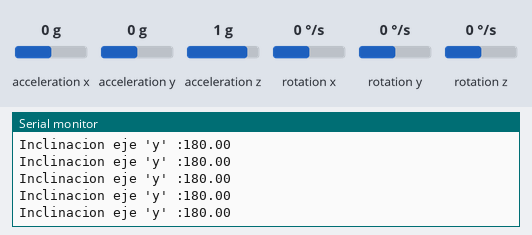
A sketch run on a simulated Arduino Uno, built with avr-gcc and run on an emulated ATmega328P. Parts: the last lines printed to the serial monitor. The test bench sets the inputs (shaded band); at power-on: rotation x 0 °/s, rotation z 0 °/s, acceleration x 0 g, acceleration y 0 g, acceleration z 1 g, rotation y 0 °/s.

Above: at 1.2 s.
1.3 s: rotation x set to 100 °/s
At 1.44 s:
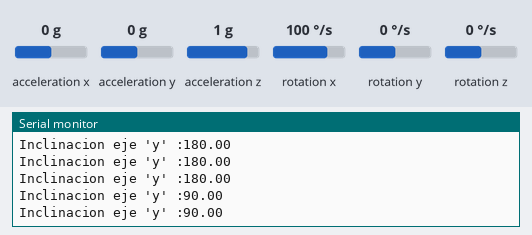
4.3 s: rotation z set to -192 °/s
At 4.3 s:
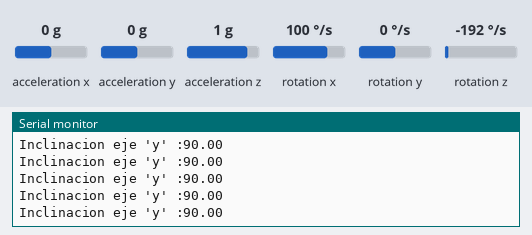
5.8 s: rotation z set to 0 °/s
At 5.83 s:
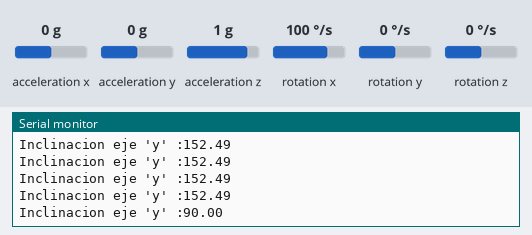
Timing chart, 0 to 8.8 s (numbered marks = the images above; inputs shaded):
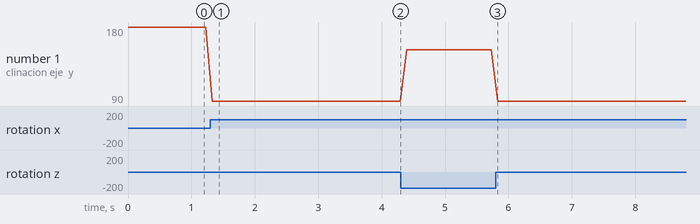

Measured:
- after the input at 1.3 s, the serial monitor: prints a new line at once (image 1)
- plotted number 1: 180 → 90 after the input at 1.3 s, 90 → 152.49 after the input at 4.3 s

The sketch:

ALTIMU-10.ino
```cpp
#include "ALTIMU-10.h"

/* Proyecto de arduino que es capaz de devolvernos
   la lectura del eje y del giroscopio del sensor
   ALTIMU-10 de Pololu */

ALTIMU10* gyro;

void setup() {

  gyro = new ALTIMU10();

}

void loop() {

  Serial.print("Inclinacion eje 'y' :");
  Serial.println(gyro->read_imu());

  _delay_ms(100);

}
```

ALTIMU-10.cpp
```cpp
#include "ALTIMU-10.h"
#include <Wire.h>


ALTIMU10::ALTIMU10() {
  Serial.begin(9600);
  Wire.begin();

  if (!imu.init())
  {
    Serial.println("La abuela ya estaba muerta");
    while (1);
  }
	imu.enableDefault();

}

ALTIMU10::~ALTIMU10(){/*L'avia morta que la tracti algu altre*/}

double ALTIMU10::read_imu() {

	imu.read(); //Lo que se lea del sensor va a parar a "imu"...

  return RAD_TO_DEG * (atan2(-imu.g.x, -imu.g.z)+PI);
}
```

ALTIMU-10.h
```cpp
#ifndef ALTIMU10_H
#define ALTIMU10_H

#include <Arduino.h>
#include <avr/io.h>
#include <avr/interrupt.h>
#include <util/delay.h>
#include <LSM6.h>

class ALTIMU10 {
	private:
		LSM6 imu;

	public:
		ALTIMU10();
		~ALTIMU10();

		double read_imu();
};

#endif
```
